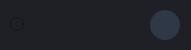
    <widget class="QWidget" name="widget_tether" native="true">
     <property name="geometry">
      <rect>
       <x>150</x>
       <y>210</y>
       <width>191</width>
       <height>50</height>
      </rect>
     </property>
     <property name="styleSheet">
      <string notr="true">background-color: #1e2026;</string>
     </property>
     <widget class="QLabel" name="lb_icon_tether">
      <property name="geometry">
       <rect>
        <x>150</x>
        <y>10</y>
        <width>30</width>
        <height>30</height>
       </rect>
      </property>
      <property name="whatsThis">
       <string>&lt;svg xmlns=&quot;http://www.w3.org/2000/svg&quot; xmlns:xlink=&quot;http://www.w3.org/1999/xlink&quot; xmlns:v=&quot;https://vecta.io/nano&quot; viewBox=&quot;195 77 358 360&quot;&gt;&lt;path d=&quot;M535 316h-24.4v-1H508v1h-24.4v-1h-2.7v1h-24.4v-1h-2.7v1h-24.4v-1h-2.7v1h-24.4v-1h-2.7v1h-24.4v-1h-2.7v1h-24.4v-1h-2.7v1H321v-1h-2.7v1h-24.4v-1h-2.7v1h-24.4v-1h-2.7v1H240v-1h-2.7v1H213v-1h-2l2.2 5.8h8v1.9H214l1.5 3.5h8.8v-5.8h1.9v11.2h3.5v-11.2h1.9v11.2h3.5v-11.2h1.9v13.1h-12.8v-5.4h-7.9l1.6 3.5h3.2v1.9h-2.3C247.1 390.7 305.9 430 374 430s126.9-39.3 155.2-96.5h-7.3v-5.4H513v5.8h-2v-7.7h12.8v5.4h6.3c.6-1.2 1.1-2.3 1.6-3.5h-4.8v-1.9h5.7l1.5-3.5h-23.4v-1.9h24.2c.8-1.9 1.5-3.9 2.2-5.8h-2v1zm-295 4.8h35.2v1.9H240v-1.9zm8.2 12.7h-2.7v-1.9h2.7v1.9zm15.8 0h-12.8v-5.4h-8.9v5.8h-1.9v-7.7h12.8v5.4h8.9v-3.5h-5.8v-1.9h7.7v7.3zm27.1 0h-12.8v-5.4h-8.9v3.5h5.8v1.9h-7.7v-7.3h10.8v-5.8h1.9v11.2h3.5v-11.2h1.9v11.2h3.5v-11.2h1.9v13.1zm3.1-12.7h35.2v1.9h-35.2v-1.9zm8.1 12.7h-2.7v-1.9h2.7v1.9zm15.8 0h-12.8v-5.4h-8.9v5.8h-1.9v-7.7h12.8v5.4h8.9v-3.5h-5.8v-1.9h7.7v7.3zm27.1 0h-12.8v-5.4h-8.9v3.5h5.8v1.9h-7.7v-7.3h10.8v-5.8h1.9v11.2h3.5v-11.2h1.9v11.2h3.5v-11.2h1.9v13.1zm11.2 0h-2.7v-1.9h2.7v1.9zm15.9 0h-12.8v-5.4h-8.9v5.8h-1.9v-7.7h12.8v5.4h8.9v-3.5h-5.8v-1.9h7.7v7.3zm-24-10.8v-1.9h35.2v1.9h-35.2zm51 10.8h-12.8v-5.4h-8.9v3.5h5.8v1.9h-7.7v-7.3h10.8v-5.8h1.9v11.2h3.5v-11.2h1.9v11.2h3.5v-11.2h1.9v13.1zm3.1-12.7h35.2v1.9h-35.2v-1.9zm8.1 12.7h-2.7v-1.9h2.7v1.9zm15.9 0h-12.8v-5.4h-8.9v5.8h-1.9v-7.7h12.8v5.4h8.9v-3.5h-5.8v-1.9h7.7v7.3zm27 0h-12.8v-5.4h-8.9v3.5h5.8v1.9h-7.7v-7.3h10.8v-5.8h1.9v11.2h3.5v-11.2h1.9v11.2h3.5v-11.2h1.9v13.1zm3.1-12.7h35.2v1.9h-35.2v-1.9zm8.2 12.7H462v-1.9h2.7v1.9zm15.8 0h-12.8v-5.4h-8.9v5.8h-1.9v-7.7h12.8v5.4h8.9v-3.5h-5.8v-1.9h7.7v7.3zm27.1 0h-12.8v-5.4h-8.9v3.5h5.8v1.9H484v-7.3h10.8v-5.8h1.9v11.2h3.5v-11.2h1.9v11.2h3.5v-11.2h1.9v13.1zm8.5-1.9h2.7v1.9h-2.7v-1.9z&quot; fill=&quot;#da0000&quot;/&gt;&lt;path d=&quot;M535 200h-24.4v-1H508v1h-24.4v-1h-2.7v1h-24.4v-1h-2.7v1h-24.4v-1h-2.7v1h-24.4v-1h-2.7v1h-24.4v-1h-2.7v1h-24.4v-1h-2.7v1H321v-1h-2.7v1h-24.4v-1h-2.7v1h-24.4v-1h-2.7v1H240v-1h-2.7v1H213v-1h-2c-6.4 18.1-10 37.6-10 58s3.5 39.9 10 58h2v-1h24.4v1h2.7v-1h24.4v1h2.7v-1h24.4v1h2.7v-1h24.4v1h2.7v-1h24.4v1h2.7v-1h24.4v1h2.7v-1H400v1h2.7v-1h24.4v1h2.7v-1h24.4v1h2.7v-1h24.4v1h2.7v-1h24v1h2.7v-1H535v1h2c6.4-18.1 10-37.6 10-58s-3.5-39.9-10-58h-2v1zm-172 14.9c.6 3.2 3.7 5.3 6.9 4.7a5.71 5.71 0 0 0 4-2.9c.9 1.5 2.3 2.5 4 2.9 3.2.6 6.3-1.5 6.9-4.7 1.1 2.7.2 5.8-2.2 7.5-2.8 2-6.8 1.3-8.7-1.5-2 2.8-5.9 3.5-8.7 1.5-2.3-1.7-3.2-4.8-2.2-7.5zm-28 25.5c4.5-7.8 12-13.4 20.7-15.6-19.2 14.4-23.1 41.7-8.6 60.9 0 0 0 .1.1.1-16-9.2-21.4-29.5-12.2-45.4zm45.8 50.4c5.4 2 11.2 2.9 17 2.6-6.8 2.2-13.8 2.5-20.4 1.1l-.1 1.4-3.4 4.7-3.4-4.7-.1-1.4c-6.6 1.4-13.6 1.1-20.4-1.1 5.8.3 11.6-.6 17-2.6-8.9-4.6-16-12.6-19.3-22.9-4.9-15.2-.3-31.9 11.9-42.3-13.2 19.5-8.4 45.8 10.5 59.5l-1.3-32.5V227c2-1 3.8-2.5 5.1-4.3 1.3 1.8 3.1 3.3 5.1 4.3v25.6l-1.3 32.5c18.9-13.7 23.6-40 10.5-59.5 12.1 10.4 16.8 27.1 11.9 42.3-3.3 10.3-10.4 18.2-19.3 22.9zm20.1-5c0-.1 0-.1 0 0 14.5-19.3 10.6-46.6-8.6-61 8.7 2.2 16.2 7.8 20.7 15.6 9.2 15.9 3.8 36.2-12.1 45.4z&quot; fill=&quot;#fff&quot;/&gt;&lt;path d=&quot;M374 84c-68.1 0-126.9 39.3-155.2 96.5h2.3v1.9h-3.2c-.6 1.2-1.1 2.3-1.6 3.5h7.9v-5.8h1.9v11.2h3.5v-11.2h1.9v11.2h3.5v-11.2h1.9v13.1h-12.8v-5.4h-8.8c0 .1-.1.2-.1.2v3.2h5.8v1.9h-7.7v-.6l-2.4 6.4h2v-1h24.4v1h2.7v-1h24.4v1h2.7v-1h24.4v1h2.7v-1h24.4v1h2.7v-1h24.4v1h2.7v-1h24.4v1h2.7v-1h24.4v1h2.7v-1H427v1h2.7v-1h24.4v1h2.7v-1h24.4v1h2.7v-1H508v1h2.7v-1H535v1h2l-2.4-6.4v.6h-12.8v-5.4H513v5.8h-2v-7.7h12.8v5.4h8.9V188c0-.1-.1-.2-.1-.2h-5.7v-1.9h4.8c-.5-1.2-1.1-2.3-1.6-3.5h-19.5v-1.9h18.5C500.9 123.3 442.1 84 374 84zM248.2 193.2h-2.7v-1.9h2.7v1.9zm15.8 0h-12.8v-5.4h-8.9v5.8h-1.9v-7.7h12.8v5.4h8.9v-3.5h-5.8v-1.9h7.7v7.3zm-24-10.8v-1.9h35.2v1.9H240zm51.1 10.8h-12.8v-5.4h-8.9v3.5h5.8v1.9h-7.7v-7.3h10.8v-5.8h1.9v11.2h3.5v-11.2h1.9v11.2h3.5v-11.2h1.9v13.1zm11.2 0h-2.7v-1.9h2.7v1.9zm15.8 0h-12.8v-5.4h-8.9v5.8h-1.9v-7.7h12.8v5.4h8.9v-3.5h-5.8v-1.9h7.7v7.3zm-23.9-10.8v-1.9h35.2v1.9h-35.2zm51 10.8h-12.8v-5.4h-8.9v3.5h5.8v1.9h-7.7v-7.3h10.8v-5.8h1.9v11.2h3.5v-11.2h1.9v11.2h3.5v-11.2h1.9v13.1zm11.2 0h-2.7v-1.9h2.7v1.9zm15.9 0h-12.8v-5.4h-8.9v5.8h-1.9v-7.7h12.8v5.4h8.9v-3.5h-5.8v-1.9h7.7v7.3zm-24-10.8v-1.9h35.2v1.9h-35.2zm51 10.8h-12.8v-5.4h-8.9v3.5h5.8v1.9h-7.7v-7.3h10.8v-5.8h1.9v11.2h3.5v-11.2h1.9v11.2h3.5v-11.2h1.9v13.1zm11.2 0h-2.7v-1.9h2.7v1.9zm15.9 0h-12.8v-5.4h-8.9v5.8h-1.9v-7.7h12.8v5.4h8.9v-3.5h-5.8v-1.9h7.7v7.3zm-24-10.8v-1.9h35.2v1.9h-35.2zm51 10.8h-12.8v-5.4h-8.9v3.5h5.8v1.9h-7.7v-7.3h10.8v-5.8h1.9v11.2h3.5v-11.2h1.9v11.2h3.5v-11.2h1.9v13.1zm62.7-1.9h2.7v1.9h-2.7v-1.9zm-51.4 1.9H462v-1.9h2.7v1.9zm15.8 0h-12.8v-5.4h-8.9v5.8h-1.9v-7.7h12.8v5.4h8.9v-3.5h-5.8v-1.9h7.7v7.3zm-24-10.8v-1.9h35.2v1.9h-35.2zm43.7 8.9v-11.2h1.9v11.2h3.5v-11.2h1.9v13.1h-12.8v-5.4h-8.9v3.5h5.8v1.9H484v-7.3h10.8v-5.8h1.9v11.2h3.5z&quot; fill=&quot;#239f40&quot;/&gt;&lt;g fill=&quot;#fff&quot;&gt;&lt;path d=&quot;M221.1 180.5h-2.3l-.9 1.9h3.2v-1.9zm0 12.7v-1.9h-5.8V188l-1.9 4.6v.6h7.7zm3.1 0H237v-13.1h-2v11.2h-3.5v-11.2h-1.9v11.2h-3.5v-11.2h-1.9v5.8h-7.9c-.3.6-.6 1.3-.8 1.9h8.8v5.4zm13.1 6.8v-1-1H213v1 1zm0 116v-1-1H213v1 1zm-16.2 4.8h-8c.3.6.5 1.3.8 1.9h7.2v-1.9zm0 10.8h-3.2l.9 1.9h2.3v-1.9zm3.1 1.9H237v-13.1h-2v11.2h-3.5v-11.2h-1.9v11.2h-3.5v-11.2h-1.9v5.8h-8.8c.3.6.6 1.3.8 1.9h7.9v5.4zm15.8-153h35.2v1.9H240zm49.1 10.8h-3.4v-11.2h-2v11.2h-3.4v-11.2h-2v5.8h-10.8v7.3h7.7v-1.9h-5.8v-3.5h8.9v5.4h12.8v-13.1h-2zm-32.8-3.5h5.8v3.5h-8.9v-5.4h-12.8v7.7h2v-5.8h8.9v5.4H264v-7.3h-7.7zm-10.8 3.5h2.7v1.9h-2.7zm18.9 8.7v-1-1H240v1 1zm27.1 0v-1-1h-24.4v1 1zm-27.1 116v-1-1H240v1 1zm27.1 0v-1-1h-24.4v1 1z&quot;/&gt;&lt;path d=&quot;M245.5 331.6h2.7v1.9h-2.7zm10.8-3.5h5.8v3.5h-8.9v-5.4h-12.8v7.7h2v-5.8h8.9v5.4H264v-7.3h-7.7zm32.8 3.5h-3.4v-11.2h-2v11.2h-3.4v-11.2h-2v5.8h-10.8v7.3h7.7v-1.9h-5.8v-3.5h8.9v5.4h12.8v-13.1h-2zM240 320.8h35.2v1.9H240zm70.4-133h5.8v3.5h-8.9v-5.4h-12.7v7.7h1.9v-5.8h8.9v5.4h12.7v-7.3h-7.7z&quot;/&gt;&lt;use xlink:href=&quot;#B&quot;/&gt;&lt;path d=&quot;M299.6 191.3h2.7v1.9h-2.7zm-5.4-10.8h35.2v1.9h-35.2zm51.4 19.5v-1-1h-24.4v1 1zm-27.1 0v-1-1h-24.3v1 1zm27.1 116v-1-1h-24.4v1 1zm-27.1 0v-1-1h-24.3v1 1zm-18.9 15.6h2.7v1.9h-2.7zm-5.4-10.8h35.2v1.9h-35.2z&quot;/&gt;&lt;use xlink:href=&quot;#B&quot; y=&quot;140.3&quot;/&gt;&lt;path d=&quot;M310.4 328.1h5.8v3.5h-8.9v-5.4h-12.7v7.7h1.9v-5.8h8.9v5.4h12.7v-7.3h-7.7zm37.9-147.6h35.2v1.9h-35.2zm16.2 7.3h5.8v3.5h-8.9v-5.4h-12.7v7.7h1.9v-5.8h8.9v5.4h12.8v-7.3h-7.8z&quot;/&gt;&lt;use xlink:href=&quot;#C&quot;/&gt;&lt;path d=&quot;M353.7 191.3h2.7v1.9h-2.7zm46 8.7v-1-1h-24.3v1 1zm-27.1 0v-1-1h-24.3v1 1zm27.1 116v-1-1h-24.3v1 1zm-27.1 0v-1-1h-24.3v1 1zm-18.9 15.6h2.7v1.9h-2.7zm10.8-3.5h5.8v3.5h-8.9v-5.4h-12.7v7.7h1.9v-5.8h8.9v5.4h12.8v-7.3h-7.8z&quot;/&gt;&lt;use xlink:href=&quot;#C&quot; y=&quot;140.3&quot;/&gt;&lt;path d=&quot;M348.3 320.8h35.2v1.9h-35.2zm59.5-129.5h2.7v1.9h-2.7z&quot;/&gt;&lt;use xlink:href=&quot;#D&quot;/&gt;&lt;path d=&quot;M418.7 187.8h5.8v3.5h-8.9v-5.4h-12.8v7.7h1.9v-5.8h8.9v5.4h12.8v-7.3h-7.7zm-16.3-7.3h35.2v1.9h-35.2zm51.4 19.5v-1-1h-24.3v1 1zm-27 0v-1-1h-24.4v1 1zm27 116v-1-1h-24.3v1 1zm-27 0v-1-1h-24.4v1 1zm-8.1 12.1h5.8v3.5h-8.9v-5.4h-12.8v7.7h1.9v-5.8h8.9v5.4h12.8v-7.3h-7.7z&quot;/&gt;&lt;use xlink:href=&quot;#D&quot; y=&quot;140.3&quot;/&gt;&lt;path d=&quot;M407.8 331.6h2.7v1.9h-2.7zm-5.4-10.8h35.2v1.9h-35.2zm54.1-140.3h35.2v1.9h-35.2zm16.3 7.3h5.8v3.5h-8.9v-5.4h-12.8v7.7h2v-5.8h8.8v5.4h12.8v-7.3h-7.7zm22-7.7v5.8H484v7.3h7.7v-1.9h-5.8v-3.5h8.9v5.4h12.8v-13.1h-2v11.2h-3.4v-11.2h-2v11.2h-3.5v-11.2zm-32.9 11.2h2.7v1.9h-2.7zM508 200v-1-1h-24.4v1 1zm-27.1 0v-1-1h-24.4v1 1z&quot;/&gt;&lt;path d=&quot;M480.9 316v-1-1h-24.4v1 1zm27.1 0v-1-1h-24.4v1 1zm-46.1 15.6h2.7v1.9h-2.7zm43.7 0h-3.4v-11.2h-2v11.2h-3.5v-11.2h-1.9v5.8H484v7.3h7.7v-1.9h-5.8v-3.5h8.9v5.4h12.8v-13.1h-2zm-49.1-10.8h35.2v1.9h-35.2zm16.3 7.3h5.8v3.5h-8.9v-5.4h-12.8v7.7h2v-5.8h8.8v5.4h12.8v-7.3h-7.7zm54.1-140.3h5.7c-.3-.6-.6-1.3-.8-1.9H527v1.9zm-3.1 3.5v-5.4H511v7.7h1.9v-5.8h8.9v5.4h12.8v-.6l-1.9-4.6v3.2h-8.9zm-13.1-8.9h19.5l-.9-1.9h-18.5v1.9zm5.4 8.9h2.7v1.9h-2.7zM535 200v-1-1h-24.3v1 1zm0 116v-1-1h-24.3v1 1zm-18.9 15.6h2.7v1.9h-2.7zm10.8-3.5h4.8c.3-.6.6-1.3.8-1.9h-5.7v1.9zm-16.2-5.4h23.4c.3-.6.5-1.3.8-1.9h-24.2v1.9zm13.1 3.5H511v7.7h1.9v-5.8h8.9v5.4h7.3l.9-1.9h-6.3v-5.4z&quot;/&gt;&lt;/g&gt;&lt;g fill=&quot;#da0000&quot;&gt;&lt;path d=&quot;M367.2 290.8c-5.4 2-11.2 2.9-17 2.6 6.8 2.2 13.8 2.5 20.4 1.1l-.1-2.2c-1.1-.4-2.2-1-3.3-1.5zm21.1-65.2c13.2 19.5 8.4 45.8-10.5 59.5l-.2 4.4c1 .5 2.1.9 3.2 1.3 8.9-4.6 16-12.6 19.3-22.9 5-15.2.3-31.9-11.8-42.3zm4-.8c19.2 14.4 23.1 41.7 8.6 60.9 0 0 0 .1-.1.1 15.9-9.2 21.3-29.5 12.1-45.4-4.4-7.8-11.8-13.4-20.6-15.6zm-17.7 63.1l3 1.5.2-4.4 1.3-32.5v-25.6c-2-1-3.8-2.5-5.1-4.3l2.2 34.2-1.6 31.1zm-.6 12.6l3.4-4.7.1-1.4c-1-.2-2.1-.5-3.1-.8l-.4 6.9zm0-79.7c2 2.8 5.9 3.5 8.7 1.5 2.4-1.7 3.3-4.8 2.2-7.5-.6 3.2-3.7 5.3-6.9 4.7a5.71 5.71 0 0 1-4-2.9l.9 3.2-.9 1z&quot;/&gt;&lt;path d=&quot;M370.2 285.1c-18.9-13.7-23.6-40-10.5-59.5-12.1 10.4-16.8 27.1-11.9 42.3 3.3 10.3 10.5 18.2 19.3 22.9 1.1.6 2.2 1.1 3.3 1.5l-.2-7.2zm4.4 2.8l-.3 5.7 3.1.8c6.6 1.4 13.6 1.1 20.4-1.1-5.8.3-11.6-.6-17-2.6-1.1-.4-2.1-.8-3.2-1.3-1-.4-2-.9-3-1.5z&quot;/&gt;&lt;path d=&quot;M355.7 224.8c-8.7 2.2-16.2 7.8-20.7 15.6-9.2 15.9-3.7 36.2 12.1 45.4 0 0 0-.1-.1-.1-14.4-19.2-10.5-46.5 8.7-60.9zm18.9 63.1l1.5-30.9-2.2-34.2c-1.3 1.8-3.1 3.3-5.1 4.3v25.6l1.3 32.5.3 7.2.1 2.2.1 1.4 3.4 4.7.3-6.8.3-6zm-9.3-65.5c2.8 2 6.8 1.3 8.7-1.5l.9-.8-.9-3.2c-.9 1.5-2.3 2.5-4 2.9-3.2.6-6.3-1.5-6.9-4.7-1.1 2.5-.2 5.6 2.2 7.3z&quot;/&gt;&lt;/g&gt;&lt;defs&gt;&lt;path id=&quot;B&quot; d=&quot;M343.3 191.3h-3.5v-11.2h-1.9v11.2h-3.5v-11.2h-2v5.8h-10.8v7.3h7.7v-1.9h-5.8v-3.5h8.9v5.4h12.8v-13.1h-1.9z&quot;/&gt;&lt;path id=&quot;C&quot; d=&quot;M397.4 191.3h-3.5v-11.2H392v11.2h-3.5v-11.2h-1.9v5.8h-10.9v7.3h7.8v-1.9h-5.8v-3.5h8.9v5.4h12.7v-13.1h-1.9z&quot;/&gt;&lt;path id=&quot;D&quot; d=&quot;M451.5 191.3H448v-11.2h-1.9v11.2h-3.5v-11.2h-1.9v5.8h-10.8v7.3h7.7v-1.9h-5.8v-3.5h8.9v5.4h12.7v-13.1h-1.9z&quot;/&gt;&lt;/defs&gt;&lt;/svg&gt;</string>
      </property>
      <property name="styleSheet">
       <string notr="true">          background-color: #2e3847 ;
            color: white;
     border-radius: 15px;
 font-size:20px;</string>
      </property>
      <property name="text">
       <string/>
      </property>
      <property name="scaledContents">
       <bool>true</bool>
      </property>
     </widget>
     <widget class="QTextEdit" name="symbol_tether">
      <property name="enabled">
       <bool>false</bool>
      </property>
      <property name="geometry">
       <rect>
        <x>70</x>
        <y>10</y>
        <width>51</width>
        <height>31</height>
       </rect>
      </property>
      <property name="styleSheet">
       <string notr="true">font-size:16px;
border:none;</string>
      </property>
     </widget>
     <widget class="QRadioButton" name="radiousdt">
      <property name="geometry">
       <rect>
        <x>10</x>
        <y>13</y>
        <width>16</width>
        <height>22</height>
       </rect>
      </property>
      <property name="styleSheet">
       <string notr="true"/>
      </property>
      <property name="text">
       <string/>
      </property>
     </widget>
    </widget>
